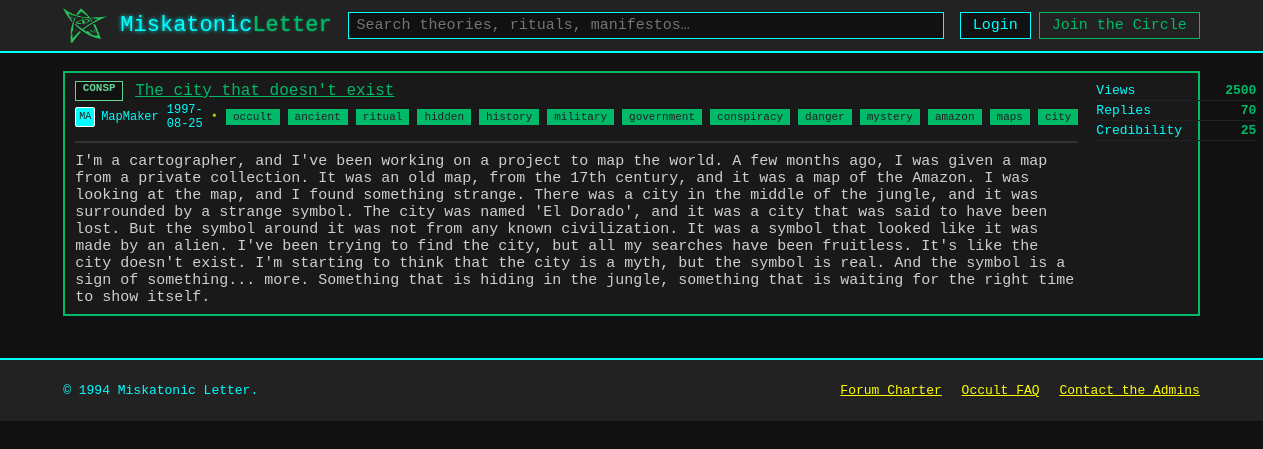
The app's page /Posts/169 with its own data.
### db.py (models this page shows)
class Badges(Base):
    __tablename__    = "Badges"
    badge_id         = Column(Integer,primary_key=True)
    badge_title      = Column(String)
    badge_lable      = Column(String)

class Posts(Base):
    __tablename__    = "Posts"
    post_id          = Column(Integer,primary_key=True,index=True)
    post_title       = Column(String,nullable=False)
    post_exerpt      = Column(String)
    author_id        = Column(Integer,ForeignKey("Users.user_id"),nullable=False)
    post_date        = Column(Date)
    post_views       = Column(Integer,default=0)
    post_replies     = Column(Integer,default=0)
    post_credibility = Column(Integer,default=0)
    post_content     = Column(Text)
    badge_id         = Column(Integer,ForeignKey("Badges.badge_id"))

class Users(Base):
    __tablename__    = "Users"
    user_id          = Column(Integer,primary_key=True,index=True)
    user_avatar      = Column(String(2))
    user_name        = Column(String)

class Tags(Base):
    __tablename__    = "Tags"
    tag_id           = Column(Integer,primary_key=True,index=True)
    tag_lable        = Column(String)

### posts.py (the view)
@router.get("/Posts/{id}", response_class=HTMLResponse)
async def get_post(request: Request, id: str,db:Session = Depends(get_db)):
    post = db.query(Posts).filter(Posts.post_id==id).first()
    serialized_post = serialize_post(post,db)
    return templates.TemplateResponse(
        "post.html",
        {
            "request": request,
            "post": serialized_post,
        }
    )

### templates/post.html (shortened to what this page needs)
<!doctype html>
<html lang="en">
<head>
	<link rel="stylesheet" href="{{ url_for('static', path='styles.css') }}" />
</head>
<body>
	<header class="topbar">
		<div class="container topbar__inner">
			<a class="brand" href="{{ url_for('get_posts') }}">
				<img src="{{ url_for('static', path='imgs/elder-sign.png') }}" alt="" class="brand__logo" aria-hidden="true">
				<span class="brand__name">Miskatonic<span class="accent">Letter</span></span>
			</a>
			<form class="search" action="#" method="get" role="search">
				<input class="search__input" type="search" name="q" placeholder="Search theories, rituals, manifestos…" aria-label="Search" />
			</form>
			<nav class="usernav" aria-label="User">
				<a class="btn btn--ghost" href="#">Login</a>
				<a class="btn btn--primary" href="#">Join the Circle</a>
			</nav>
		</div>
	</header>
	<main class="container layout">
		<section class="content" style="width:100%">
			<div id="post-content">
				{% if post %}
					<article class="thread card" role="article">
					<div class="thread__main">
						<div class="thread__row">
						<span class="badge badge--{{ post.badge.label }}" title="{{ post.badge.title }}">{{ post.badge.label }}</span>
						<span class="thread__title">{{ post.title }}</span>
						</div>
						<div class="thread__meta">
						<span class="author">
							<span class="avatar" aria-hidden="true">{{ post.author.avatar }}</span>
							<span class="author__name">{{ post.author.name }}</span>
						</span>
						<time datetime="{{ post.date }}">{{ post.date }}</time>
						<span class="dot" aria-hidden="true">•</span>
						{% for tag in post.tags %}
							<a href="#" class="tag">{{ tag }}</a>
						{% endfor %}
						</div>
						<hr style="border:1px solid #333;margin:10px 0;">
						<div class="thread__content" style="margin-top:10px;">
						{{ post.content }}
						</div>
					</div>
					<ul class="thread__stats">
						<li><span class="stat__label">Views</span><strong>{{ post.stats.views }}</strong></li>
						<li><span class="stat__label">Replies</span><strong>{{ post.stats.replies }}</strong></li>
						<li><span class="stat__label">Credibility</span><strong>{{ post.stats.credibility }}</strong></li>
					</ul>
					</article>
				{% else %}
					<p>Post not found.</p>
				{% endif %}
				</div>
		</section>
	</main>
	<footer class="footer">
		<div class="container footer__inner">
			<p>© 1994 Miskatonic Letter.</p>
			<nav class="footer__links">
				<a href="#">Forum Charter</a>
				<a href="#">Occult FAQ</a>
				<a href="#">Contact the Admins</a>
			</nav>
		</div>
	</footer>
</body>
</html>

### static/styles.css (style rules this page uses)
body { background: #111; color: #cfcfcf; font-family: 'Courier New', Courier, monospace; font-size: 15px; margin: 0; }
.container { width: 90%; margin: 0 auto; }
.topbar { background: #222; color: #0ff; border-bottom: 2px solid #0ff; padding: 8px 0; }
.topbar__inner { display: flex; align-items: center; justify-content: space-between; }
.brand { font-size: 22px; font-family: 'Courier New', Courier, monospace; color: #0ff; text-shadow: 0 0 4px #0ff; text-decoration: none; }
.accent { color: rgb(0, 185, 105); text-shadow: 0 0 2px rgb(0, 185, 105); }
.search { flex: 1; margin: 0 16px; }
.search__input { width: 100%; padding: 4px 8px; font-family: 'Courier New', Courier, monospace; font-size: 15px; background: #111; color: #0ff; border: 1px solid #0ff; }
.usernav { display: flex; gap: 8px; }
.btn { background: #111; color: #0ff; border: 1px solid #0ff; padding: 4px 12px; font-family: 'Courier New', Courier, monospace; font-size: 15px; text-decoration: none; cursor: pointer; }
.btn--primary { background: #222; color: rgb(0, 185, 105); border: 1px solid rgb(0, 185, 105); }
.layout { display: flex; gap: 24px; margin-top: 18px; }
.content { flex: 1; }
.card { background: #191919; border: 2px solid #0ff; margin-bottom: 18px; padding: 8px 10px; }
.tag { background: #222; color: #0ff; border: 1px solid #0ff; font-size: 12px; padding: 2px 8px; font-family: 'Courier New', Courier, monospace; text-decoration: none; }
.thread { background: #191919; border: 2px solid rgb(0, 185, 105); padding: 8px 10px; display: flex; justify-content: space-between; }
.thread__main { flex: 1; }
.thread__row { display: flex; align-items: center; gap: 8px; margin-bottom: 2px; }
.thread__title { color: rgb(0, 185, 105); font-family: 'Courier New', Courier, monospace; font-size: 16px; text-decoration: underline; }
.thread__meta { display: flex; align-items: center; gap: 8px; color: #0ff; font-size: 12px; }
.thread .tag { background: rgb(0, 185, 105); color: #222; border: 1px solid rgb(0, 185, 105); font-size: 11px; padding: 1px 6px; }
.author { display: flex; align-items: center; gap: 6px; }
.avatar { display: inline-block; width: 18px; height: 18px; background: #0ff; color: #222; font-size: 10px; font-family: 'Courier New', Courier, monospace; text-align: center; border: 1px solid #fff; border-radius: 2px; line-height: 18px; }
.thread__stats { list-style: none; margin: 0; padding: 0 0 0 18px; min-width: 160px; }
.thread__stats li { color: rgb(0, 185, 105); font-family: 'Courier New', Courier, monospace; font-size: 13px; border-bottom: 1px solid #222; padding: 2px 0; display: flex; justify-content: space-between; }
.stat__label { color: #0ff; }
.brand__logo { width: 2em; display: inline-block; vertical-align: middle; }
.badge { display: inline-block; min-width: 34px; height: 18px; padding: 0 6px; border: 1px solid #ff0; background: #222; color: #ff0; font-size: 11px; font-family: 'Courier New', Courier, monospace; font-weight: bold; text-align: center; margin-right: 4px; }
.badge--CONSP { background: #111; color: #68d391; border-color: #68d391; }
.footer { background: #222; color: #0ff; border-top: 2px solid #0ff; margin-top: 24px; padding: 10px 0; }
.footer__inner { display: flex; align-items: center; justify-content: space-between; font-size: 13px; }
.footer__links a { color: #ff0; text-decoration: underline; margin-left: 12px; font-family: 'Courier New', Courier, monospace; }
.dot { opacity: .7; color: #ff0; }
time { color: #0ff; font-family: 'Courier New', Courier, monospace; }

### records on screen
Badges: badge.label "CONSP"
Posts: title "The city that doesn't exist", date "1997-08-25", content "I'm a cartographer, and I've been working on a project to map the world. A few months ago, I was given a map from a private collection. It was an old map, from the 17th century, and it was a map of the Amazon. I was looking at the map, and I found something strange. There was a city in the middle of the jungle, and it was surrounded by a strange symbol. The city was named 'El Dorado', and it was a city that was said to have been lost. But the symbol around it was not from any known civilization. It was a symbol that looked like it was made by an alien. I've been trying to find the city, but all my searches have been fruitless. It's like the city doesn't exist. I'm starting to think that the…", stats.views "2500"
Users: author.avatar "MA", author.name "MapMaker"
Tags: tag_lable "occult"
Tags: tag_lable "ancient"
Tags: tag_lable "ritual"
Tags: tag_lable "hidden"
Tags: tag_lable "history"
Tags: tag_lable "military"
Tags: tag_lable "government"
Tags: tag_lable "conspiracy"
Tags: tag_lable "danger"
Tags: tag_lable "mystery"
Tags: tag_lable "amazon"
Tags: tag_lable "maps"
Tags: tag_lable "city"

### other values on screen
{{ post.stats.replies }} "70"
{{ post.stats.credibility }} "25"
